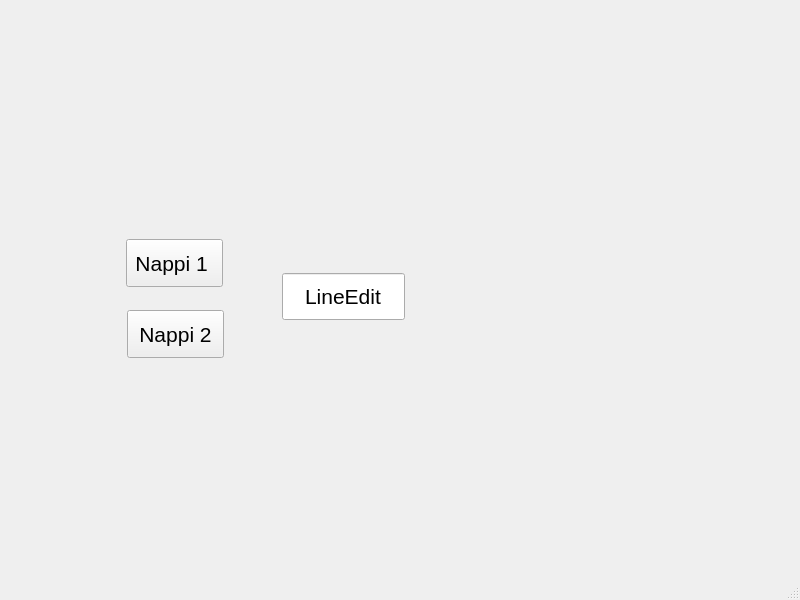
<?xml version="1.0" encoding="UTF-8"?>
<ui version="4.0">
 <class>MainWindow</class>
 <widget class="QMainWindow" name="MainWindow">
  <property name="geometry">
   <rect>
    <x>0</x>
    <y>0</y>
    <width>800</width>
    <height>600</height>
   </rect>
  </property>
  <property name="windowTitle">
   <string>MainWindow</string>
  </property>
  <widget class="QWidget" name="centralwidget">
   <widget class="QPushButton" name="Nappi1">
    <property name="geometry">
     <rect>
      <x>126</x>
      <y>239</y>
      <width>97</width>
      <height>48</height>
     </rect>
    </property>
    <property name="font">
     <font>
      <pointsize>16</pointsize>
     </font>
    </property>
    <property name="text">
     <string>Nappi 1 </string>
    </property>
   </widget>
   <widget class="QLineEdit" name="lineEdit">
    <property name="geometry">
     <rect>
      <x>282</x>
      <y>273</y>
      <width>123</width>
      <height>47</height>
     </rect>
    </property>
    <property name="font">
     <font>
      <pointsize>16</pointsize>
     </font>
    </property>
    <property name="text">
     <string>LineEdit</string>
    </property>
    <property name="alignment">
     <set>Qt::AlignmentFlag::AlignCenter</set>
    </property>
   </widget>
   <widget class="QPushButton" name="Nappi2">
    <property name="geometry">
     <rect>
      <x>127</x>
      <y>310</y>
      <width>97</width>
      <height>48</height>
     </rect>
    </property>
    <property name="font">
     <font>
      <pointsize>16</pointsize>
     </font>
    </property>
    <property name="text">
     <string>Nappi 2</string>
    </property>
   </widget>
  </widget>
  <widget class="QMenuBar" name="menubar">
   <property name="geometry">
    <rect>
     <x>0</x>
     <y>0</y>
     <width>800</width>
     <height>22</height>
    </rect>
   </property>
  </widget>
  <widget class="QStatusBar" name="statusbar"/>
 </widget>
 <resources/>
 <connections/>
</ui>
